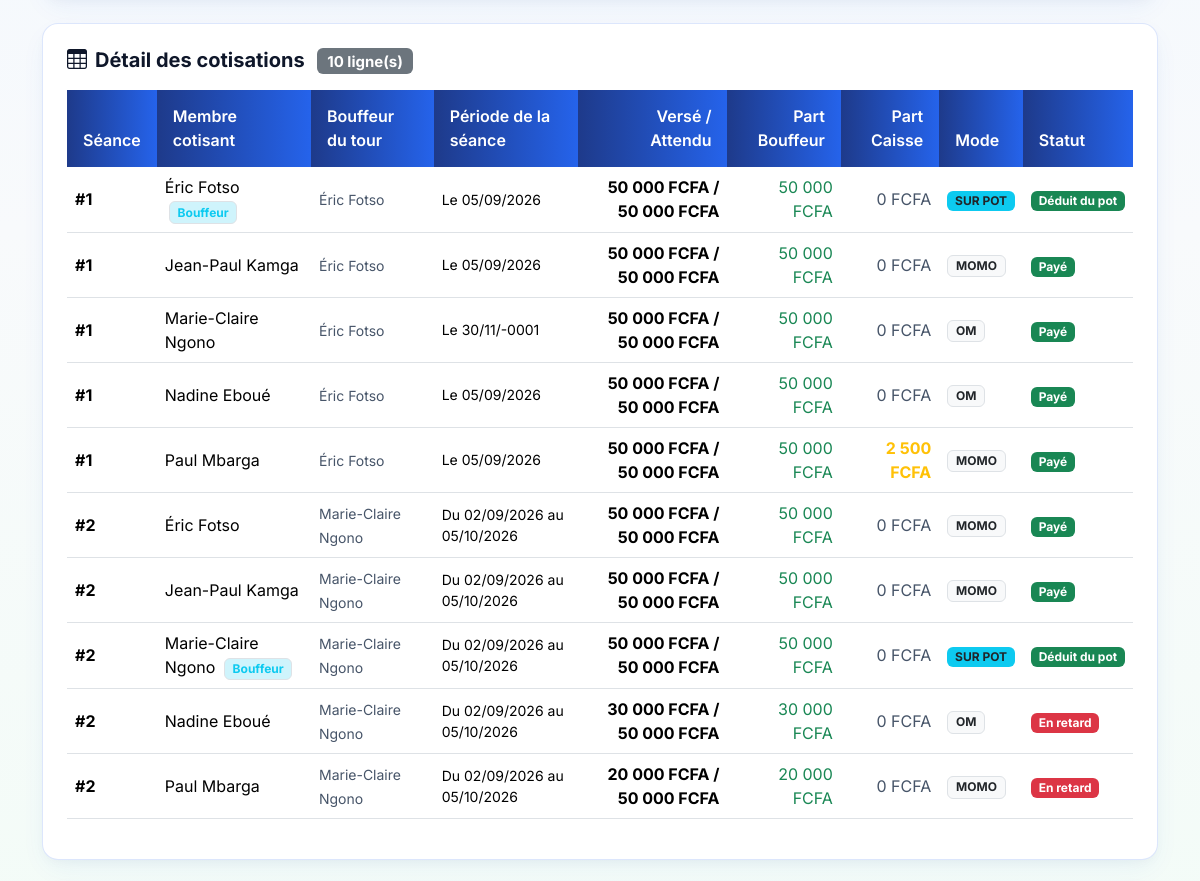
The app's page /admin/contributions.php (signed in, middle part), older data.
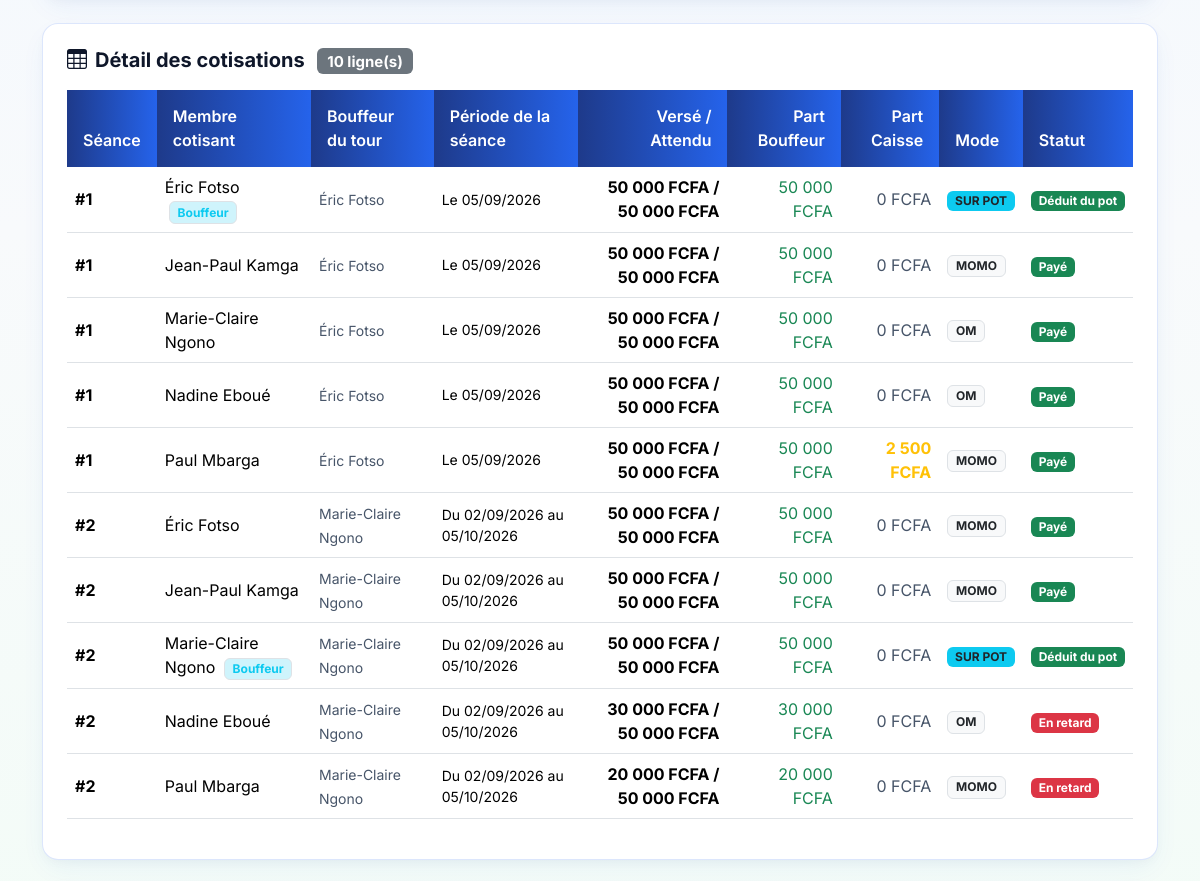
The same page, newer data.
### tables this page shows
CREATE TABLE cycles (
    id INT UNSIGNED AUTO_INCREMENT PRIMARY KEY,
    tontine_id INT UNSIGNED NOT NULL,
    numero_cycle INT UNSIGNED NOT NULL,
    titre VARCHAR(100) NOT NULL,
    montant_cotisation DECIMAL(12,2) NOT NULL,
    frequence ENUM('hebdo', 'bimensuel', 'mensuel') NOT NULL DEFAULT 'mensuel',
    jour_limite_paiement TINYINT UNSIGNED NOT NULL DEFAULT 5,
    montant_penalite_retard DECIMAL(12,2) NOT NULL DEFAULT 0.00,
    date_debut DATE NOT NULL,
    date_fin DATE DEFAULT NULL,
    statut ENUM('brouillon', 'actif', 'termine', 'annule') NOT NULL DEFAULT 'brouillon',
    date_tirage DATETIME DEFAULT NULL,
    tirage_verrouille TINYINT(1) NOT NULL DEFAULT 0,
    auteur_tirage_id INT UNSIGNED DEFAULT NULL,
    created_at DATETIME NOT NULL DEFAULT CURRENT_TIMESTAMP,

    CONSTRAINT uq_cycles_tontine_numero UNIQUE (tontine_id, numero_cycle),
    CONSTRAINT chk_cycles_montant CHECK (montant_cotisation > 0),
    CONSTRAINT chk_cycles_penalite CHECK (montant_penalite_retard >= 0),
    CONSTRAINT fk_cycles_tontine FOREIGN KEY (tontine_id) REFERENCES tontines(id) ON DELETE CASCADE ON UPDATE CASCADE,
    CONSTRAINT fk_cycles_auteur_tirage FOREIGN KEY (auteur_tirage_id) REFERENCES users(id) ON DELETE SET NULL ON UPDATE CASCADE,
    INDEX idx_cycles_tontine_statut (tontine_id, statut)
);

CREATE TABLE contributions (
    id INT UNSIGNED AUTO_INCREMENT PRIMARY KEY,
    cycle_member_id INT UNSIGNED NOT NULL COMMENT 'Le membre qui doit payer cette cotisation',
    beneficiaire_cycle_member_id INT UNSIGNED NOT NULL COMMENT 'Le bouffeur de cette seance qui recoit les fonds',
    numero_seance INT UNSIGNED NOT NULL,
    date_echeance DATE NOT NULL,
    montant_attendu DECIMAL(12,2) NOT NULL,
    montant_paye DECIMAL(12,2) NOT NULL DEFAULT 0.00,
    statut ENUM('en_attente', 'partiel', 'paye', 'en_retard') NOT NULL DEFAULT 'en_attente',
    created_at DATETIME NOT NULL DEFAULT CURRENT_TIMESTAMP,
    updated_at DATETIME NOT NULL DEFAULT CURRENT_TIMESTAMP ON UPDATE CURRENT_TIMESTAMP,

    CONSTRAINT uq_contrib_membre_seance UNIQUE (cycle_member_id, numero_seance),
    CONSTRAINT chk_contrib_attendu CHECK (montant_attendu > 0),
    CONSTRAINT chk_contrib_paye CHECK (montant_paye >= 0),
    CONSTRAINT fk_contrib_payeur FOREIGN KEY (cycle_member_id) REFERENCES cycle_members(id) ON DELETE CASCADE ON UPDATE CASCADE,
    CONSTRAINT fk_contrib_bouffeur FOREIGN KEY (beneficiaire_cycle_member_id) REFERENCES cycle_members(id) ON DELETE RESTRICT ON UPDATE CASCADE,
    INDEX idx_contrib_echeance_statut (date_echeance, statut),
    INDEX idx_contrib_bouffeur (beneficiaire_cycle_member_id)
);

### includes/functions.php (called while the page is built, shortened)
<?php
function obtenir_decalage_temps(): int {
    $data = json_decode((string)@file_get_contents(SIM_CLOCK_FILE), true);
    return isset($data['offset_seconds']) ? (int)$data['offset_seconds'] : 0;
}
function temps_actuel(): int {
    return time() + obtenir_decalage_temps();
}
function date_actuelle(string $format = 'Y-m-d'): string {
    return date($format, temps_actuel());
}
function calculer_echeance_seance(string $date_debut_cycle, int $numero_seance, string $frequence): string {
    if ($numero_seance <= 1) {
        return date('Y-m-d', strtotime($date_debut_cycle));
    }
    $nb_periodes = $numero_seance - 1;
    $decalage = match ($frequence) {
        'hebdo'     => '+' . ($nb_periodes * 7) . ' days',
        'bimensuel' => '+' . ($nb_periodes * 15) . ' days',
        default     => '+' . $nb_periodes . ' months',
    };
    return date('Y-m-d', strtotime($date_debut_cycle . ' ' . $decalage));
}
function formater_periode_seance(string $date_debut_cycle, int $numero_seance, string $frequence, ?string $date_echeance = null): string {
    $ech = $date_echeance ?: calculer_echeance_seance($date_debut_cycle, $numero_seance, $frequence);
    if ($numero_seance <= 1) {
        return 'Le ' . date('d/m/Y', strtotime($ech));
    }
    $ech_precedente = calculer_echeance_seance($date_debut_cycle, $numero_seance - 1, $frequence);
    $debut_seance   = date('d/m/Y', strtotime($ech_precedente . ' +1 day'));
    return 'Du ' . $debut_seance . ' au ' . date('d/m/Y', strtotime($ech));
}
function e($texte) {
    return htmlspecialchars((string)$texte, ENT_QUOTES, 'UTF-8');
}
function format_fcfa($montant) {
    return number_format((float)$montant, 0, ',', ' ') . ' FCFA';
}

### admin/contributions.php (the view, shortened to what the changed rows need)
<?php
require_once __DIR__ . '/../includes/functions.php';
$tontine_id = (int)$_SESSION['tontine_id'];
$stmtCycle = $pdo->prepare("SELECT * FROM cycles WHERE tontine_id = ? AND statut = 'actif' LIMIT 1");
$stmtCycle->execute([$tontine_id]);
$cycle = $stmtCycle->fetch();
$cotisations     = [];
$seance_max_ouverte = 1;
if ($cycle) {
    $cid = (int)$cycle['id'];
    $seance_max_ouverte = obtenir_seance_ouverte_max($pdo, $cid);
    $sql = "
        SELECT
            c.id AS contribution_id,
            c.cycle_member_id,
            c.beneficiaire_cycle_member_id,
            c.numero_seance,
            c.date_echeance,
            c.montant_attendu,
            c.montant_paye,
            c.statut AS statut_contrib,
            u_mem.nom_complet AS mem_nom,
            u_ben.nom_complet AS ben_nom,
            p_agg.montant_total,
            p_agg.part_beneficiaire,
            p_agg.part_caisse_reserve,
            p_agg.mode_paiement,
            p_agg.date_paiement
        FROM contributions c
        JOIN cycle_members cm_payeur ON cm_payeur.id = c.cycle_member_id
        JOIN users u_mem ON u_mem.id = cm_payeur.user_id
        JOIN cycle_members cm_ben ON cm_ben.id = c.beneficiaire_cycle_member_id
        JOIN users u_ben ON u_ben.id = cm_ben.user_id
        LEFT JOIN (
            SELECT contribution_id,
                   SUM(montant_total) AS montant_total,
                   SUM(part_beneficiaire) AS part_beneficiaire,
                   SUM(part_caisse_reserve) AS part_caisse_reserve,
                   MAX(mode_paiement) AS mode_paiement,
                   MAX(date_paiement) AS date_paiement
            FROM payments
            WHERE statut_paiement = 'valide'
            GROUP BY contribution_id
        ) p_agg ON p_agg.contribution_id = c.id
        WHERE cm_payeur.cycle_id = ?
    ";
    $params = [$cid];
    $sql .= " ORDER BY c.numero_seance ASC, u_mem.nom_complet ASC";
    $stmtCotis = $pdo->prepare($sql);
    $stmtCotis->execute($params);
    $lignes = $stmtCotis->fetchAll();
    $aujourdhui = date_actuelle('Y-m-d');
    foreach ($lignes as $l) {
        $st = 'en_attente';
        if ($l['statut_contrib'] === 'paye' || (float)$l['montant_paye'] >= (float)$l['montant_attendu']) {
            $st = 'paye';
        } elseif ((int)$l['cycle_member_id'] !== (int)$l['beneficiaire_cycle_member_id'] && strtotime($l['date_echeance']) < strtotime($aujourdhui)) {
            $st = 'en_retard';
        } elseif ((float)$l['montant_paye'] > 0) {
            $st = 'partiel';
        }
        $l['statut_effectif'] = $st;
        $cotisations[] = $l;
    }
}
require_once __DIR__ . '/../includes/header.php';
?>
<div class="container pb-5">
    <?php if (!$cycle): ?>
        <div class="card card-djangui hover-lift p-4 text-center mt-4">
            <i class="bi bi-info-circle display-4 text-muted"></i>
            <h5 class="mt-3">Aucun cycle actif</h5>
            <p class="text-muted">Veuillez activer un cycle dans la section « Cycles » pour suivre les cotisations.</p>
        </div>
    <?php else: ?>
        <div class="card card-djangui p-4 mt-4">
            <div class="table-responsive">
                <table class="table table-djangui align-middle">
                    <thead>
                        <tr>
                            <th>Séance</th>
                            <th>Membre cotisant</th>
                            <th>Bouffeur du tour</th>
                            <th>Période de la séance</th>
                            <th class="text-end">Versé / Attendu</th>
                            <th class="text-end">Part Bouffeur</th>
                            <th class="text-end">Part Caisse</th>
                            <th>Mode</th>
                            <th>Statut</th>
                        </tr>
                    </thead>
                    <tbody>
                        <?php foreach ($cotisations as $c): ?>
                        <?php
                            $est_propre_bouffeur = ((int)$c['cycle_member_id'] === (int)$c['beneficiaire_cycle_member_id']);
                            $periode_txt = formater_periode_seance($cycle['date_debut'], (int)$c['numero_seance'], $cycle['frequence'], $c['date_echeance']);
                        ?>
                        <tr>
                            <td class="fw-bold">#<?= (int)$c['numero_seance'] ?></td>
                            <td>
                                <?= e($c['mem_nom']) ?>
                                <?php if ($est_propre_bouffeur): ?>
                                    <span class="badge bg-info-subtle text-info border ms-1">Bouffeur</span>
                                <?php endif; ?>
                            </td>
                            <td><small class="text-muted"><?= e($c['ben_nom']) ?></small></td>
                            <td class="small"><?= e($periode_txt) ?></td>
                            <td class="text-end fw-bold">
                                <?= format_fcfa($c['montant_paye']) ?> / <?= format_fcfa($c['montant_attendu']) ?>
                            </td>
                            <td class="text-end text-success">
                                <?= (float)$c['part_beneficiaire'] > 0 ? format_fcfa($c['part_beneficiaire']) : format_fcfa($c['montant_paye']) ?>
                            </td>
                            <td class="text-end <?= (float)$c['part_caisse_reserve'] > 0 ? 'text-warning fw-bold' : 'text-muted' ?>">
                                <?= (float)$c['part_caisse_reserve'] > 0 ? format_fcfa($c['part_caisse_reserve']) : '0 FCFA' ?>
                            </td>
                            <td>
                                <?php if ($est_propre_bouffeur && $c['statut_effectif'] === 'paye'): ?>
                                    <span class="badge bg-info text-dark">SUR POT</span>
                                <?php elseif ($c['mode_paiement']): ?>
                                    <span class="badge bg-light text-dark border"><?= e(strtoupper($c['mode_paiement'])) ?></span>
                                <?php else: ?>
                                    <span class="text-muted">—</span>
                                <?php endif; ?>
                            </td>
                            <td>
                                <?php
                                $badgeClass = match($c['statut_effectif']) {
                                    'paye'       => 'bg-success',
                                    'partiel'    => 'bg-warning text-dark',
                                    'en_retard'  => 'bg-danger',
                                    'en_attente' => 'bg-secondary',
                                    default      => 'bg-secondary'
                                };
                                $badgeLabel = match($c['statut_effectif']) {
                                    'paye'       => $est_propre_bouffeur ? 'Déduit du pot' : 'Payé',
                                    'partiel'    => 'Partiel',
                                    'en_retard'  => 'En retard',
                                    'en_attente' => ((int)$c['numero_seance'] > $seance_max_ouverte) ? 'Verrouillée' : 'À venir',
                                    default      => $c['statut_effectif']
                                };
                                ?>
                                <span class="badge <?= $badgeClass ?>"><?= $badgeLabel ?></span>
                            </td>
                        </tr>
                        <?php endforeach; ?>
                    </tbody>
                </table>
            </div>
        </div>
    <?php endif; ?>
</div>
<?php require_once __DIR__ . '/../includes/footer.php'; ?>

Row changes from the older to the newer data that the page shows:
changed through a linked row, cycles: periode_txt "Le 30/11/-0001" → "Le 05/09/2026"
